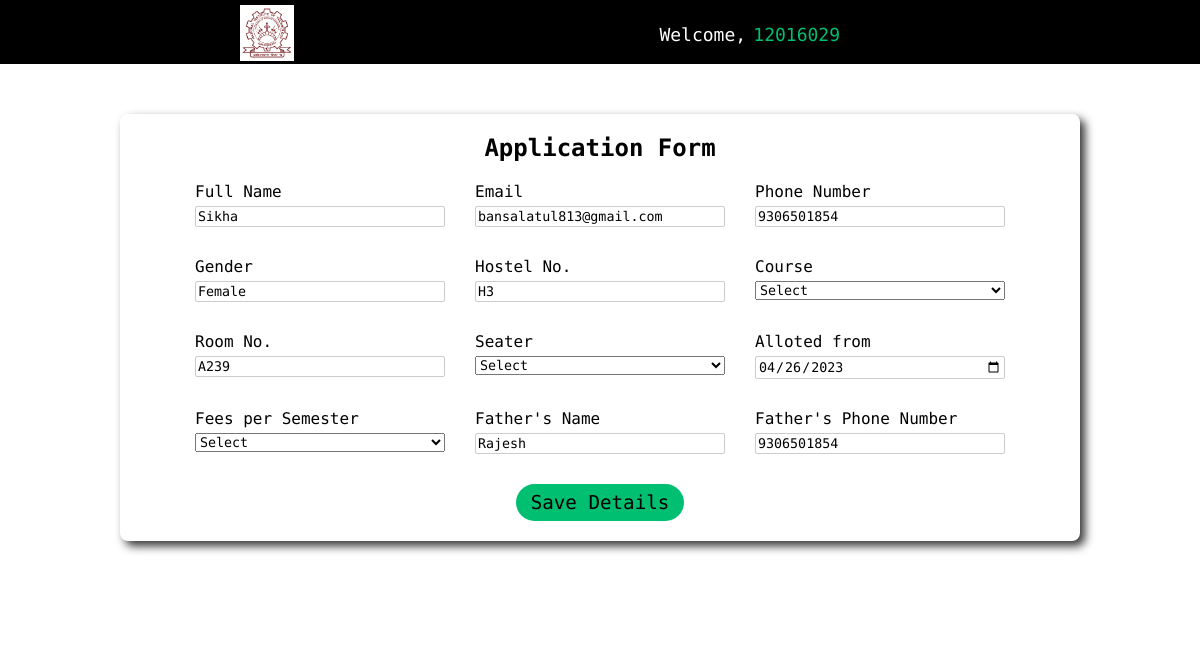
Screenshot of /students/edit_details.php?id=12016029 with the database file from the repository.
### tables this page shows
CREATE TABLE `students` (
  `student_id` int(11) NOT NULL,
  `student_roll` int(11) NOT NULL,
  `student_name` varchar(255) NOT NULL,
  `student_email` varchar(255) NOT NULL,
  `student_phone` bigint(20) NOT NULL,
  `student_pass` varchar(255) NOT NULL,
  `hostel_no` varchar(255) NOT NULL,
  `room_no` varchar(255) NOT NULL,
  `course` varchar(255) NOT NULL,
  `room_seater` int(11) NOT NULL,
  `father_name` varchar(255) NOT NULL,
  `father_phoneno` bigint(20) NOT NULL,
  `your_photo` varchar(255) NOT NULL,
  `gender` varchar(255) NOT NULL,
  `allot_date` date NOT NULL DEFAULT current_timestamp(),
  `fees` int(11) NOT NULL
);

### students/edit_details.php (the view, shortened to what this page needs)
<?php
include '../partials/db_connect.php';
?>
<!DOCTYPE html>
<html lang="en">
<head>
    <link rel="stylesheet" href="../css/about_hostel.css">
</head>
<body>
    <?php
    $rollno = $_GET['id'];
    $sql1 = "SELECT * FROM students WHERE student_roll=$rollno";
    $res1 = mysqli_query($conn, $sql1);
    if ($res1 == true) {
        $count1 = mysqli_num_rows($res1);
        if ($count1 == 1) {
            $rows = mysqli_fetch_assoc($res1);
            $student_name = $rows['student_name'];
            $student_email = $rows['student_email'];
            $student_phone = $rows['student_phone'];
            $gender = $rows['gender'];
            $hostel_no = $rows['hostel_no'];
            $room_no = $rows['room_no'];
            $father_phoneno = $rows['father_phoneno'];
            $fees = $rows['fees'];
            $course = $rows['course'];
            $allot_date = $rows['allot_date'];
            $seater = $rows['room_seater'];
            $father_name = $rows['father_name'];
        }
    }
    ?>
    <div class="nav-content">
        <div class="wrapper">
            <div class="nav-align">
                <div class="nav-logo">
                    <a href=""><img src="../image/logo.png" alt="NIT kkr Logo" style="background-color:white;"></a>
                </div>
                <div class="nav-links">
                    <ul class="text-center">
                        <li style="color:white;">Welcome,</li>
                        <li style="color:#01bf71;">
                            <?php echo $rollno; ?>
                        </li>
                    </ul>
                </div>
            </div>
        </div>
    </div>
    <div class="main-content">
        <div class="wrapper">
            <div class="details">
                <div class="form_detail">
                    <h2 class="text-center">Application Form</h2>
                    <form action="" method="post" enctype="multipart/form-data">
                        <div class="user-details">
                            <div class="input-box">
                                <span>Full Name</span>
                                <input name="student_name" type="text" value="<?php echo $student_name ?>">
                            </div>
                            <div class="input-box">
                                <span>Email</span>
                                <input type="text" value="<?php echo $student_email ?>" name="student_email">
                            </div>
                            <div class="input-box">
                                <span>Phone Number</span>
                                <input type="text" value="<?php echo $student_phone ?>" name="student_phone">
                            </div>
                            <div class="input-box">
                                <span>Gender</span>
                                <input type="text" value="<?php echo $gender ?>" name="gender">
                            </div>
                            <div class="input-box">
                                <span>Hostel No.</span>
                                <input type="text" value="<?php echo $hostel_no ?>" required name="hostel_no">
                            </div>
                            <div class="input-box">
                                <span>Course</span>
                                <select name="course" id="course">
                                    <option value="<?php echo $course?>">Select</option>
                                </select>
                            </div>
                            <div class="input-box">
                                <span>Room No.</span>
                                <input type="text" value="<?php echo $room_no?>" name="room_no" required>
                            </div>
                            <div class="input-box">
                                <span>Seater</span>
                                <select name="seater" id="seater">
                                    <option value="<?php echo $seater?>">Select</option>
                                </select>
                            </div>
                            <div class="input-box">
                                <span>Alloted from</span>
                                <input type="date" value="<?php echo $allot_date?>" name="allot_date" required>
                            </div>
                            <div class="input-box">
                                <span>Fees per Semester</span>
                                <select name="fees" id="fees">
                                    <option value="<?php echo $fees?>">Select</option>
                                </select>
                            </div>
                            <div class="input-box">
                                <span>Father's Name</span>
                                <input type="text" value="<?php echo $father_name?>" name="father_name" required>
                            </div>
                            <div class="input-box">
                                <span>Father's Phone Number</span>
                                <input type="text" value="<?php echo $father_phoneno?>" name="father_phoneno"
                                    pattern="[0-9]{10}" required>
                            </div>
                        </div>
                        <div class="text-center">
                            <input type="submit" value="Save Details" name="save" class="button">
                        </div>
                    </form>
                </div>
            </div>
        </div>
    </div>
</body>

### css/about_hostel.css (style rules this page uses)
* { padding: 0; margin: 0; box-sizing: border-box; font-family: "Encode Sans Expanded", sans-serif; }
body { height: 100vh; width: 100vw; overflow-x: hidden !important; }
.wrapper { width: 80%; margin: 0 auto; }
.text-center { text-align: center; }
.nav-content { min-height: 8vh; background-color: black; }
.nav-align { background-color: black; max-height: 8vh; display: flex; justify-content: space-between; gap: 20px; margin-left: 10vw; margin-right: 20vw; }
.nav-logo a img { height: 7vh; padding: 2px; margin-top: 0.6vh; }
.nav-links ul { display: flex; gap: 0.6vw; font-size: large; text-decoration: none; }
.nav-links ul li { margin-top: 3vh; }
.nav-links ul li { list-style-type: none; }
.main-content { background-color: white; padding-bottom: 100px; }
.details { display: flex; gap: 50px; justify-content: center; align-items: center; }
.form_detail { max-width: 1000px; width: 90vw; margin-top: 50px; background-color: white; padding: 20px; border-radius: 8px; box-shadow: 5px 5px 10px rgba(1, 1, 1, 0.8); }
.input-box { display: flex; flex-direction: column; gap: 5px; width: 250px; }
input { padding: 2px; border: 1px solid #ccc; border-radius: 2px; }
.user-details { margin-top: 20px; display: flex; flex-wrap: wrap; gap: 30px; justify-content: center; }
.button { margin-top: 30px; padding: 7px 15px; background-color: #01bf71; border: none; border-radius: 20px; font-size: larger; }

### rows the page displays
students: student_name "Sikha", student_email "bansalatul813@gmail.com", student_phone "9306501854", gender "Female", hostel_no "H3", room_no "A239", allot_date "04/26/2023", father_name "Rajesh", father_phoneno "9306501854"

### other values shown
$rollno "12016029"
